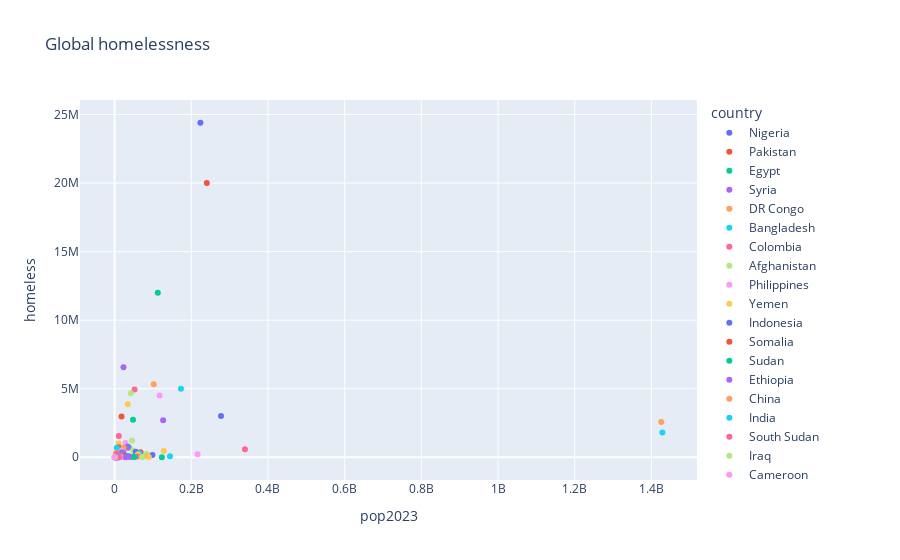

Notebook source saved alongside this figure:
### Code cell
df = pd.read_csv("/Users/rachel/Desktop/homelessness-2023.csv", low_memory=False)
fig = px.scatter(df, x='pop2023', y='homeless', title='Global homelessness',
                color="country")

fig.show()

### Figure 1 — Plotly figure (JSON) as saved in the notebook; plotly's stock layout.template omitted (floating-point values rounded to 4 significant figures)
{"data": [{"hovertemplate": "country=Nigeria<br>pop2023=%{x}<br>homeless=%{y}<extra></extra>", "legendgroup": "Nigeria", "marker": {"color": "#636efa", "symbol": "circle"}, "mode": "markers", "name": "Nigeria", "orientation": "v", "showlegend": true, "type": "scatter", "x": [223804632], "xaxis": "x", "y": [24400000], "yaxis": "y"}, {"hovertemplate": "country=Pakistan<br>pop2023=%{x}<br>homeless=%{y}<extra></extra>", "legendgroup": "Pakistan", "marker": {"color": "#EF553B", "symbol": "circle"}, "mode": "markers", "name": "Pakistan", "orientation": "v", "showlegend": true, "type": "scatter", "x": [240485658], "xaxis": "x", "y": [20000000], "yaxis": "y"}, {"hovertemplate": "country=Egypt<br>pop2023=%{x}<br>homeless=%{y}<extra></extra>", "legendgroup": "Egypt", "marker": {"color": "#00cc96", "symbol": "circle"}, "mode": "markers", "name": "Egypt", "orientation": "v", "showlegend": true, "type": "scatter", "x": [112716598], "xaxis": "x", "y": [12000000], "yaxis": "y"}, {"hovertemplate": "country=Syria<br>pop2023=%{x}<br>homeless=%{y}<extra></extra>", "legendgroup": "Syria", "marker": {"color": "#ab63fa", "symbol": "circle"}, "mode": "markers", "name": "Syria", "orientation": "v", "showlegend": true, "type": "scatter", "x": [23227014], "xaxis": "x", "y": [6568000], "yaxis": "y"}, {"hovertemplate": "country=DR Congo<br>pop2023=%{x}<br>homeless=%{y}<extra></extra>", "legendgroup": "DR Congo", "marker": {"color": "#FFA15A", "symbol": "circle"}, "mode": "markers", "name": "DR Congo", "orientation": "v", "showlegend": true, "type": "scatter", "x": [102262808], "xaxis": "x", "y": [5332000], "yaxis": "y"}, {"hovertemplate": "country=Bangladesh<br>pop2023=%{x}<br>homeless=%{y}<extra></extra>", "legendgroup": "Bangladesh", "marker": {"color": "#19d3f3", "symbol": "circle"}, "mode": "markers", "name": "Bangladesh", "orientation": "v", "showlegend": true, "type": "scatter", "x": [172954319], "xaxis": "x", "y": [5000000], "yaxis": "y"}, {"hovertemplate": "country=Colombia<br>pop2023=%{x}<br>homeless=%{y}<extra></extra>", "legendgroup": "Colombia", "marker": {"color": "#FF6692", "symbol": "circle"}, "mode": "markers", "name": "Colombia", "orientation": "v", "showlegend": true, "type": "scatter", "x": [52085168], "xaxis": "x", "y": [4943000], "yaxis": "y"}, {"hovertemplate": "country=Afghanistan<br>pop2023=%{x}<br>homeless=%{y}<extra></extra>", "legendgroup": "Afghanistan", "marker": {"color": "#B6E880", "symbol": "circle"}, "mode": "markers", "name": "Afghanistan", "orientation": "v", "showlegend": true, "type": "scatter", "x": [42239854], "xaxis": "x", "y": [4660000], "yaxis": "y"}, {"hovertemplate": "country=Philippines<br>pop2023=%{x}<br>homeless=%{y}<extra></extra>", "legendgroup": "Philippines", "marker": {"color": "#FF97FF", "symbol": "circle"}, "mode": "markers", "name": "Philippines", "orientation": "v", "showlegend": true, "type": "scatter", "x": [117337368], "xaxis": "x", "y": [4500000], "yaxis": "y"}, {"hovertemplate": "country=Yemen<br>pop2023=%{x}<br>homeless=%{y}<extra></extra>", "legendgroup": "Yemen", "marker": {"color": "#FECB52", "symbol": "circle"}, "mode": "markers", "name": "Yemen", "orientation": "v", "showlegend": true, "type": "scatter", "x": [34449825], "xaxis": "x", "y": [3858000], "yaxis": "y"}, {"hovertemplate": "country=Indonesia<br>pop2023=%{x}<br>homeless=%{y}<extra></extra>", "legendgroup": "Indonesia", "marker": {"color": "#636efa", "symbol": "circle"}, "mode": "markers", "name": "Indonesia", "orientation": "v", "showlegend": true, "type": "scatter", "x": [277534122], "xaxis": "x", "y": [3000000], "yaxis": "y"}, {"hovertemplate": "country=Somalia<br>pop2023=%{x}<br>homeless=%{y}<extra></extra>", "legendgroup": "Somalia", "marker": {"color": "#EF553B", "symbol": "circle"}, "mode": "markers", "name": "Somalia", "orientation": "v", "showlegend": true, "type": "scatter", "x": [18143378], "xaxis": "x", "y": [2968000], "yaxis": "y"}, {"hovertemplate": "country=Sudan<br>pop2023=%{x}<br>homeless=%{y}<extra></extra>", "legendgroup": "Sudan", "marker": {"color": "#00cc96", "symbol": "circle"}, "mode": "markers", "name": "Sudan", "orientation": "v", "showlegend": true, "type": "scatter", "x": [48109006], "xaxis": "x", "y": [2730000], "yaxis": "y"}, {"hovertemplate": "country=Ethiopia<br>pop2023=%{x}<br>homeless=%{y}<extra></extra>", "legendgroup": "Ethiopia", "marker": {"color": "#ab63fa", "symbol": "circle"}, "mode": "markers", "name": "Ethiopia", "orientation": "v", "showlegend": true, "type": "scatter", "x": [126527060], "xaxis": "x", "y": [2693000], "yaxis": "y"}, {"hovertemplate": "country=China<br>pop2023=%{x}<br>homeless=%{y}<extra></extra>", "legendgroup": "China", "marker": {"color": "#FFA15A", "symbol": "circle"}, "mode": "markers", "name": "China", "orientation": "v", "showlegend": true, "type": "scatter", "x": [1425671352], "xaxis": "x", "y": [2579000], "yaxis": "y"}, {"hovertemplate": "country=India<br>pop2023=%{x}<br>homeless=%{y}<extra></extra>", "legendgroup": "India", "marker": {"color": "#19d3f3", "symbol": "circle"}, "mode": "markers", "name": "India", "orientation": "v", "showlegend": true, "type": "scatter", "x": [1428627663], "xaxis": "x", "y": [1800000], "yaxis": "y"}, {"hovertemplate": "country=South Sudan<br>pop2023=%{x}<br>homeless=%{y}<extra></extra>", "legendgroup": "South Sudan", "marker": {"color": "#FF6692", "symbol": "circle"}, "mode": "markers", "name": "South Sudan", "orientation": "v", "showlegend": true, "type": "scatter", "x": [11088796], "xaxis": "x", "y": [1542000], "yaxis": "y"}, {"hovertemplate": "country=Iraq<br>pop2023=%{x}<br>homeless=%{y}<extra></extra>", "legendgroup": "Iraq", "marker": {"color": "#B6E880", "symbol": "circle"}, "mode": "markers", "name": "Iraq", "orientation": "v", "showlegend": true, "type": "scatter", "x": [45504560], "xaxis": "x", "y": [1224000], "yaxis": "y"}, {"hovertemplate": "country=Cameroon<br>pop2023=%{x}<br>homeless=%{y}<extra></extra>", "legendgroup": "Cameroon", "marker": {"color": "#FF97FF", "symbol": "circle"}, "mode": "markers", "name": "Cameroon", "orientation": "v", "showlegend": true, "type": "scatter", "x": [28647293], "xaxis": "x", "y": [1033000], "yaxis": "y"}, {"hovertemplate": "country=Honduras<br>pop2023=%{x}<br>homeless=%{y}<extra></extra>", "legendgroup": "Honduras", "marker": {"color": "#FECB52", "symbol": "circle"}, "mode": "markers", "name": "Honduras", "orientation": "v", "showlegend": true, "type": "scatter", "x": [10593798], "xaxis": "x", "y": [1000000], "yaxis": "y"}, {"hovertemplate": "country=Mozambique<br>pop2023=%{x}<br>homeless=%{y}<extra></extra>", "legendgroup": "Mozambique", "marker": {"color": "#636efa", "symbol": "circle"}, "mode": "markers", "name": "Mozambique", "orientation": "v", "showlegend": true, "type": "scatter", "x": [33897354], "xaxis": "x", "y": [769000], "yaxis": "y"}, {"hovertemplate": "country=Azerbaijan<br>pop2023=%{x}<br>homeless=%{y}<extra></extra>", "legendgroup": "Azerbaijan", "marker": {"color": "#EF553B", "symbol": "circle"}, "mode": "markers", "name": "Azerbaijan", "orientation": "v", "showlegend": true, "type": "scatter", "x": [10412651], "xaxis": "x", "y": [735000], "yaxis": "y"}, {"hovertemplate": "country=Ukraine<br>pop2023=%{x}<br>homeless=%{y}<extra></extra>", "legendgroup": "Ukraine", "marker": {"color": "#00cc96", "symbol": "circle"}, "mode": "markers", "name": "Ukraine", "orientation": "v", "showlegend": true, "type": "scatter", "x": [36744634], "xaxis": "x", "y": [734240], "yaxis": "y"}, {"hovertemplate": "country=Peru<br>pop2023=%{x}<br>homeless=%{y}<extra></extra>", "legendgroup": "Peru", "marker": {"color": "#ab63fa", "symbol": "circle"}, "mode": "markers", "name": "Peru", "orientation": "v", "showlegend": true, "type": "scatter", "x": [34352719], "xaxis": "x", "y": [700000], "yaxis": "y"}, {"hovertemplate": "country=Burkina Faso<br>pop2023=%{x}<br>homeless=%{y}<extra></extra>", "legendgroup": "Burkina Faso", "marker": {"color": "#FFA15A", "symbol": "circle"}, "mode": "markers", "name": "Burkina Faso", "orientation": "v", "showlegend": true, "type": "scatter", "x": [23251485], "xaxis": "x", "y": [700000], "yaxis": "y"}, {"hovertemplate": "country=Central African Republic<br>pop2023=%{x}<br>homeless=%{y}<extra></extra>", "legendgroup": "Central African Republic", "marker": {"color": "#19d3f3", "symbol": "circle"}, "mode": "markers", "name": "Central African Republic", "orientation": "v", "showlegend": true, "type": "scatter", "x": [5742315], "xaxis": "x", "y": [686200], "yaxis": "y"}, {"hovertemplate": "country=United States<br>pop2023=%{x}<br>homeless=%{y}<extra></extra>", "legendgroup": "United States", "marker": {"color": "#FF6692", "symbol": "circle"}, "mode": "markers", "name": "United States", "orientation": "v", "showlegend": true, "type": "scatter", "x": [339996563], "xaxis": "x", "y": [580466], "yaxis": "y"}, {"hovertemplate": "country=Uganda<br>pop2023=%{x}<br>homeless=%{y}<extra></extra>", "legendgroup": "Uganda", "marker": {"color": "#B6E880", "symbol": "circle"}, "mode": "markers", "name": "Uganda", "orientation": "v", "showlegend": true, "type": "scatter", "x": [48582334], "xaxis": "x", "y": [500000], "yaxis": "y"}, {"hovertemplate": "country=Guatemala<br>pop2023=%{x}<br>homeless=%{y}<extra></extra>", "legendgroup": "Guatemala", "marker": {"color": "#FF97FF", "symbol": "circle"}, "mode": "markers", "name": "Guatemala", "orientation": "v", "showlegend": true, "type": "scatter", "x": [18092026], "xaxis": "x", "y": [475000], "yaxis": "y"}, {"hovertemplate": "country=Mexico<br>pop2023=%{x}<br>homeless=%{y}<extra></extra>", "legendgroup": "Mexico", "marker": {"color": "#FECB52", "symbol": "circle"}, "mode": "markers", "name": "Mexico", "orientation": "v", "showlegend": true, "type": "scatter", "x": [128455567], "xaxis": "x", "y": [456000], "yaxis": "y"}, {"hovertemplate": "country=Kenya<br>pop2023=%{x}<br>homeless=%{y}<extra></extra>", "legendgroup": "Kenya", "marker": {"color": "#636efa", "symbol": "circle"}, "mode": "markers", "name": "Kenya", "orientation": "v", "showlegend": true, "type": "scatter", "x": [55100586], "xaxis": "x", "y": [394000], "yaxis": "y"}, {"hovertemplate": "country=United Kingdom<br>pop2023=%{x}<br>homeless=%{y}<extra></extra>", "legendgroup": "United Kingdom", "marker": {"color": "#EF553B", "symbol": "circle"}, "mode": "markers", "name": "United Kingdom", "orientation": "v", "showlegend": true, "type": "scatter", "x": [67736802], "xaxis": "x", "y": [365535], "yaxis": "y"}, {"hovertemplate": "country=Chad<br>pop2023=%{x}<br>homeless=%{y}<extra></extra>", "legendgroup": "Chad", "marker": {"color": "#00cc96", "symbol": "circle"}, "mode": "markers", "name": "Chad", "orientation": "v", "showlegend": true, "type": "scatter", "x": [18278568], "xaxis": "x", "y": [342680], "yaxis": "y"}, {"hovertemplate": "country=Mali<br>pop2023=%{x}<br>homeless=%{y}<extra></extra>", "legendgroup": "Mali", "marker": {"color": "#ab63fa", "symbol": "circle"}, "mode": "markers", "name": "Mali", "orientation": "v", "showlegend": true, "type": "scatter", "x": [23293698], "xaxis": "x", "y": [332700], "yaxis": "y"}, {"hovertemplate": "country=Georgia<br>pop2023=%{x}<br>homeless=%{y}<extra></extra>", "legendgroup": "Georgia", "marker": {"color": "#FFA15A", "symbol": "circle"}, "mode": "markers", "name": "Georgia", "orientation": "v", "showlegend": true, "type": "scatter", "x": [3728282], "xaxis": "x", "y": [304010], "yaxis": "y"}, {"hovertemplate": "country=France<br>pop2023=%{x}<br>homeless=%{y}<extra></extra>", "legendgroup": "France", "marker": {"color": "#19d3f3", "symbol": "circle"}, "mode": "markers", "name": "France", "orientation": "v", "showlegend": true, "type": "scatter", "x": [64756584], "xaxis": "x", "y": [300000], "yaxis": "y"}, {"hovertemplate": "country=Libya<br>pop2023=%{x}<br>homeless=%{y}<extra></extra>", "legendgroup": "Libya", "marker": {"color": "#FF6692", "symbol": "circle"}, "mode": "markers", "name": "Libya", "orientation": "v", "showlegend": true, "type": "scatter", "x": [6888388], "xaxis": "x", "y": [278000], "yaxis": "y"}, {"hovertemplate": "country=Germany<br>pop2023=%{x}<br>homeless=%{y}<extra></extra>", "legendgroup": "Germany", "marker": {"color": "#B6E880", "symbol": "circle"}, "mode": "markers", "name": "Germany", "orientation": "v", "showlegend": true, "type": "scatter", "x": [83294633], "xaxis": "x", "y": [237000], "yaxis": "y"}, {"hovertemplate": "country=Brazil<br>pop2023=%{x}<br>homeless=%{y}<extra></extra>", "legendgroup": "Brazil", "marker": {"color": "#FF97FF", "symbol": "circle"}, "mode": "markers", "name": "Brazil", "orientation": "v", "showlegend": true, "type": "scatter", "x": [216422446], "xaxis": "x", "y": [222000], "yaxis": "y"}, {"hovertemplate": "country=South Africa<br>pop2023=%{x}<br>homeless=%{y}<extra></extra>", "legendgroup": "South Africa", "marker": {"color": "#FECB52", "symbol": "circle"}, "mode": "markers", "name": "South Africa", "orientation": "v", "showlegend": true, "type": "scatter", "x": [60414495], "xaxis": "x", "y": [200000], "yaxis": "y"}, {"hovertemplate": "country=Vietnam<br>pop2023=%{x}<br>homeless=%{y}<extra></extra>", "legendgroup": "Vietnam", "marker": {"color": "#636efa", "symbol": "circle"}, "mode": "markers", "name": "Vietnam", "orientation": "v", "showlegend": true, "type": "scatter", "x": [98858950], "xaxis": "x", "y": [162000], "yaxis": "y"}, {"hovertemplate": "country=Australia<br>pop2023=%{x}<br>homeless=%{y}<extra></extra>", "legendgroup": "Australia", "marker": {"color": "#EF553B", "symbol": "circle"}, "mode": "markers", "name": "Australia", "orientation": "v", "showlegend": true, "type": "scatter", "x": [26439111], "xaxis": "x", "y": [100568], "yaxis": "y"}, {"hovertemplate": "country=Ghana<br>pop2023=%{x}<br>homeless=%{y}<extra></extra>", "legendgroup": "Ghana", "marker": {"color": "#00cc96", "symbol": "circle"}, "mode": "markers", "name": "Ghana", "orientation": "v", "showlegend": true, "type": "scatter", "x": [34121985], "xaxis": "x", "y": [100000], "yaxis": "y"}, {"hovertemplate": "country=Togo<br>pop2023=%{x}<br>homeless=%{y}<extra></extra>", "legendgroup": "Togo", "marker": {"color": "#ab63fa", "symbol": "circle"}, "mode": "markers", "name": "Togo", "orientation": "v", "showlegend": true, "type": "scatter", "x": [9053799], "xaxis": "x", "y": [100000], "yaxis": "y"}, {"hovertemplate": "country=Turkey<br>pop2023=%{x}<br>homeless=%{y}<extra></extra>", "legendgroup": "Turkey", "marker": {"color": "#FFA15A", "symbol": "circle"}, "mode": "markers", "name": "Turkey", "orientation": "v", "showlegend": true, "type": "scatter", "x": [85816199], "xaxis": "x", "y": [70000], "yaxis": "y"}, {"hovertemplate": "country=Russia<br>pop2023=%{x}<br>homeless=%{y}<extra></extra>", "legendgroup": "Russia", "marker": {"color": "#19d3f3", "symbol": "circle"}, "mode": "markers", "name": "Russia", "orientation": "v", "showlegend": true, "type": "scatter", "x": [144444359], "xaxis": "x", "y": [64000], "yaxis": "y"}, {"hovertemplate": "country=Italy<br>pop2023=%{x}<br>homeless=%{y}<extra></extra>", "legendgroup": "Italy", "marker": {"color": "#FF6692", "symbol": "circle"}, "mode": "markers", "name": "Italy", "orientation": "v", "showlegend": true, "type": "scatter", "x": [58870762], "xaxis": "x", "y": [50724], "yaxis": "y"}, {"hovertemplate": "country=Greece<br>pop2023=%{x}<br>homeless=%{y}<extra></extra>", "legendgroup": "Greece", "marker": {"color": "#B6E880", "symbol": "circle"}, "mode": "markers", "name": "Greece", "orientation": "v", "showlegend": true, "type": "scatter", "x": [10341277], "xaxis": "x", "y": [40000], "yaxis": "y"}, {"hovertemplate": "country=Haiti<br>pop2023=%{x}<br>homeless=%{y}<extra></extra>", "legendgroup": "Haiti", "marker": {"color": "#FF97FF", "symbol": "circle"}, "mode": "markers", "name": "Haiti", "orientation": "v", "showlegend": true, "type": "scatter", "x": [11724763], "xaxis": "x", "y": [37867], "yaxis": "y"}, {"hovertemplate": "country=Netherlands<br>pop2023=%{x}<br>homeless=%{y}<extra></extra>", "legendgroup": "Netherlands", "marker": {"color": "#FECB52", "symbol": "circle"}, "mode": "markers", "name": "Netherlands", "orientation": "v", "showlegend": true, "type": "scatter", "x": [17618299], "xaxis": "x", "y": [36000], "yaxis": "y"}, {"hovertemplate": "country=Sweden<br>pop2023=%{x}<br>homeless=%{y}<extra></extra>", "legendgroup": "Sweden", "marker": {"color": "#636efa", "symbol": "circle"}, "mode": "markers", "name": "Sweden", "orientation": "v", "showlegend": true, "type": "scatter", "x": [10612086], "xaxis": "x", "y": [34000], "yaxis": "y"}, {"hovertemplate": "country=Poland<br>pop2023=%{x}<br>homeless=%{y}<extra></extra>", "legendgroup": "Poland", "marker": {"color": "#EF553B", "symbol": "circle"}, "mode": "markers", "name": "Poland", "orientation": "v", "showlegend": true, "type": "scatter", "x": [41026067], "xaxis": "x", "y": [30330], "yaxis": "y"}, {"hovertemplate": "country=Spain<br>pop2023=%{x}<br>homeless=%{y}<extra></extra>", "legendgroup": "Spain", "marker": {"color": "#00cc96", "symbol": "circle"}, "mode": "markers", "name": "Spain", "orientation": "v", "showlegend": true, "type": "scatter", "x": [47519628], "xaxis": "x", "y": [30000], "yaxis": "y"}, {"hovertemplate": "country=Canada<br>pop2023=%{x}<br>homeless=%{y}<extra></extra>", "legendgroup": "Canada", "marker": {"color": "#ab63fa", "symbol": "circle"}, "mode": "markers", "name": "Canada", "orientation": "v", "showlegend": true, "type": "scatter", "x": [38781291], "xaxis": "x", "y": [30000], "yaxis": "y"}, {"hovertemplate": "country=Hungary<br>pop2023=%{x}<br>homeless=%{y}<extra></extra>", "legendgroup": "Hungary", "marker": {"color": "#FFA15A", "symbol": "circle"}, "mode": "markers", "name": "Hungary", "orientation": "v", "showlegend": true, "type": "scatter", "x": [10156239], "xaxis": "x", "y": [30000], "yaxis": "y"}, {"hovertemplate": "country=Israel<br>pop2023=%{x}<br>homeless=%{y}<extra></extra>", "legendgroup": "Israel", "marker": {"color": "#19d3f3", "symbol": "circle"}, "mode": "markers", "name": "Israel", "orientation": "v", "showlegend": true, "type": "scatter", "x": [9174520], "xaxis": "x", "y": [25000], "yaxis": "y"}, {"hovertemplate": "country=Czech Republic<br>pop2023=%{x}<br>homeless=%{y}<extra></extra>", "legendgroup": "Czech Republic", "marker": {"color": "#FF6692", "symbol": "circle"}, "mode": "markers", "name": "Czech Republic", "orientation": "v", "showlegend": true, "type": "scatter", "x": [10495295], "xaxis": "x", "y": [23830], "yaxis": "y"}, {"hovertemplate": "country=Austria<br>pop2023=%{x}<br>homeless=%{y}<extra></extra>", "legendgroup": "Austria", "marker": {"color": "#B6E880", "symbol": "circle"}, "mode": "markers", "name": "Austria", "orientation": "v", "showlegend": true, "type": "scatter", "x": [8958960], "xaxis": "x", "y": [22580], "yaxis": "y"}, {"hovertemplate": "country=Serbia<br>pop2023=%{x}<br>homeless=%{y}<extra></extra>", "legendgroup": "Serbia", "marker": {"color": "#FF97FF", "symbol": "circle"}, "mode": "markers", "name": "Serbia", "orientation": "v", "showlegend": true, "type": "scatter", "x": [7149077], "xaxis": "x", "y": [20000], "yaxis": "y"}, {"hovertemplate": "country=Iran<br>pop2023=%{x}<br>homeless=%{y}<extra></extra>", "legendgroup": "Iran", "marker": {"color": "#FECB52", "symbol": "circle"}, "mode": "markers", "name": "Iran", "orientation": "v", "showlegend": true, "type": "scatter", "x": [89172767], "xaxis": "x", "y": [15000], "yaxis": "y"}, {"hovertemplate": "country=Romania<br>pop2023=%{x}<br>homeless=%{y}<extra></extra>", "legendgroup": "Romania", "marker": {"color": "#636efa", "symbol": "circle"}, "mode": "markers", "name": "Romania", "orientation": "v", "showlegend": true, "type": "scatter", "x": [19892812], "xaxis": "x", "y": [15000], "yaxis": "y"}, {"hovertemplate": "country=Chile<br>pop2023=%{x}<br>homeless=%{y}<extra></extra>", "legendgroup": "Chile", "marker": {"color": "#EF553B", "symbol": "circle"}, "mode": "markers", "name": "Chile", "orientation": "v", "showlegend": true, "type": "scatter", "x": [19629590], "xaxis": "x", "y": [14013], "yaxis": "y"}, {"hovertemplate": "country=South Korea<br>pop2023=%{x}<br>homeless=%{y}<extra></extra>", "legendgroup": "South Korea", "marker": {"color": "#00cc96", "symbol": "circle"}, "mode": "markers", "name": "South Korea", "orientation": "v", "showlegend": true, "type": "scatter", "x": [51784059], "xaxis": "x", "y": [11340], "yaxis": "y"}, {"hovertemplate": "country=Zimbabwe<br>pop2023=%{x}<br>homeless=%{y}<extra></extra>", "legendgroup": "Zimbabwe", "marker": {"color": "#ab63fa", "symbol": "circle"}, "mode": "markers", "name": "Zimbabwe", "orientation": "v", "showlegend": true, "type": "scatter", "x": [16665409], "xaxis": "x", "y": [10000], "yaxis": "y"}, {"hovertemplate": "country=Portugal<br>pop2023=%{x}<br>homeless=%{y}<extra></extra>", "legendgroup": "Portugal", "marker": {"color": "#FFA15A", "symbol": "circle"}, "mode": "markers", "name": "Portugal", "orientation": "v", "showlegend": true, "type": "scatter", "x": [10247605], "xaxis": "x", "y": [8209], "yaxis": "y"}, {"hovertemplate": "country=Ireland<br>pop2023=%{x}<br>homeless=%{y}<extra></extra>", "legendgroup": "Ireland", "marker": {"color": "#19d3f3", "symbol": "circle"}, "mode": "markers", "name": "Ireland", "orientation": "v", "showlegend": true, "type": "scatter", "x": [5056935], "xaxis": "x", "y": [8014], "yaxis": "y"}, {"hovertemplate": "country=Latvia<br>pop2023=%{x}<br>homeless=%{y}<extra></extra>", "legendgroup": "Latvia", "marker": {"color": "#FF6692", "symbol": "circle"}, "mode": "markers", "name": "Latvia", "orientation": "v", "showlegend": true, "type": "scatter", "x": [1830211], "xaxis": "x", "y": [6877], "yaxis": "y"}, {"hovertemplate": "country=Denmark<br>pop2023=%{x}<br>homeless=%{y}<extra></extra>", "legendgroup": "Denmark", "marker": {"color": "#B6E880", "symbol": "circle"}, "mode": "markers", "name": "Denmark", "orientation": "v", "showlegend": true, "type": "scatter", "x": [5910913], "xaxis": "x", "y": [6431], "yaxis": "y"}, {"hovertemplate": "country=Kazakhstan<br>pop2023=%{x}<br>homeless=%{y}<extra></extra>", "legendgroup": "Kazakhstan", "marker": {"color": "#FF97FF", "symbol": "circle"}, "mode": "markers", "name": "Kazakhstan", "orientation": "v", "showlegend": true, "type": "scatter", "x": [19606633], "xaxis": "x", "y": [5500], "yaxis": "y"}, {"hovertemplate": "country=New Zealand<br>pop2023=%{x}<br>homeless=%{y}<extra></extra>", "legendgroup": "New Zealand", "marker": {"color": "#FECB52", "symbol": "circle"}, "mode": "markers", "name": "New Zealand", "orientation": "v", "showlegend": true, "type": "scatter", "x": [5228100], "xaxis": "x", "y": [5031], "yaxis": "y"}, {"hovertemplate": "country=Finland<br>pop2023=%{x}<br>homeless=%{y}<extra></extra>", "legendgroup": "Finland", "marker": {"color": "#636efa", "symbol": "circle"}, "mode": "markers", "name": "Finland", "orientation": "v", "showlegend": true, "type": "scatter", "x": [5545475], "xaxis": "x", "y": [4886], "yaxis": "y"}, {"hovertemplate": "country=Lithuania<br>pop2023=%{x}<br>homeless=%{y}<extra></extra>", "legendgroup": "Lithuania", "marker": {"color": "#EF553B", "symbol": "circle"}, "mode": "markers", "name": "Lithuania", "orientation": "v", "showlegend": true, "type": "scatter", "x": [2718352], "xaxis": "x", "y": [4024], "yaxis": "y"}, {"hovertemplate": "country=Japan<br>pop2023=%{x}<br>homeless=%{y}<extra></extra>", "legendgroup": "Japan", "marker": {"color": "#00cc96", "symbol": "circle"}, "mode": "markers", "name": "Japan", "orientation": "v", "showlegend": true, "type": "scatter", "x": [123294513], "xaxis": "x", "y": [3992], "yaxis": "y"}, {"hovertemplate": "country=Norway<br>pop2023=%{x}<br>homeless=%{y}<extra></extra>", "legendgroup": "Norway", "marker": {"color": "#ab63fa", "symbol": "circle"}, "mode": "markers", "name": "Norway", "orientation": "v", "showlegend": true, "type": "scatter", "x": [5474360], "xaxis": "x", "y": [3909], "yaxis": "y"}, {"hovertemplate": "country=Slovenia<br>pop2023=%{x}<br>homeless=%{y}<extra></extra>", "legendgroup": "Slovenia", "marker": {"color": "#FFA15A", "symbol": "circle"}, "mode": "markers", "name": "Slovenia", "orientation": "v", "showlegend": true, "type": "scatter", "x": [2119675], "xaxis": "x", "y": [3799], "yaxis": "y"}, {"hovertemplate": "country=Costa Rica<br>pop2023=%{x}<br>homeless=%{y}<extra></extra>", "legendgroup": "Costa Rica", "marker": {"color": "#19d3f3", "symbol": "circle"}, "mode": "markers", "name": "Costa Rica", "orientation": "v", "showlegend": true, "type": "scatter", "x": [5212173], "xaxis": "x", "y": [3387], "yaxis": "y"}, {"hovertemplate": "country=Croatia<br>pop2023=%{x}<br>homeless=%{y}<extra></extra>", "legendgroup": "Croatia", "marker": {"color": "#FF6692", "symbol": "circle"}, "mode": "markers", "name": "Croatia", "orientation": "v", "showlegend": true, "type": "scatter", "x": [4008617], "xaxis": "x", "y": [3000], "yaxis": "y"}, {"hovertemplate": "country=Thailand<br>pop2023=%{x}<br>homeless=%{y}<extra></extra>", "legendgroup": "Thailand", "marker": {"color": "#B6E880", "symbol": "circle"}, "mode": "markers", "name": "Thailand", "orientation": "v", "showlegend": true, "type": "scatter", "x": [71801279], "xaxis": "x", "y": [2700], "yaxis": "y"}, {"hovertemplate": "country=Switzerland<br>pop2023=%{x}<br>homeless=%{y}<extra></extra>", "legendgroup": "Switzerland", "marker": {"color": "#FF97FF", "symbol": "circle"}, "mode": "markers", "name": "Switzerland", "orientation": "v", "showlegend": true, "type": "scatter", "x": [8796669], "xaxis": "x", "y": [2200], "yaxis": "y"}, {"hovertemplate": "country=Luxembourg<br>pop2023=%{x}<br>homeless=%{y}<extra></extra>", "legendgroup": "Luxembourg", "marker": {"color": "#FECB52", "symbol": "circle"}, "mode": "markers", "name": "Luxembourg", "orientation": "v", "showlegend": true, "type": "scatter", "x": [654768], "xaxis": "x", "y": [2059], "yaxis": "y"}, {"hovertemplate": "country=Estonia<br>pop2023=%{x}<br>homeless=%{y}<extra></extra>", "legendgroup": "Estonia", "marker": {"color": "#636efa", "symbol": "circle"}, "mode": "markers", "name": "Estonia", "orientation": "v", "showlegend": true, "type": "scatter", "x": [1322765], "xaxis": "x", "y": [2000], "yaxis": "y"}, {"hovertemplate": "country=Hong Kong<br>pop2023=%{x}<br>homeless=%{y}<extra></extra>", "legendgroup": "Hong Kong", "marker": {"color": "#EF553B", "symbol": "circle"}, "mode": "markers", "name": "Hong Kong", "orientation": "v", "showlegend": true, "type": "scatter", "x": [7491609], "xaxis": "x", "y": [1800], "yaxis": "y"}, {"hovertemplate": "country=Iceland<br>pop2023=%{x}<br>homeless=%{y}<extra></extra>", "legendgroup": "Iceland", "marker": {"color": "#00cc96", "symbol": "circle"}, "mode": "markers", "name": "Iceland", "orientation": "v", "showlegend": true, "type": "scatter", "x": [375318], "xaxis": "x", "y": [349], "yaxis": "y"}, {"hovertemplate": "country=Ivory Coast<br>pop2023=%{x}<br>homeless=%{y}<extra></extra>", "legendgroup": "Ivory Coast", "marker": {"color": "#ab63fa", "symbol": "circle"}, "mode": "markers", "name": "Ivory Coast", "orientation": "v", "showlegend": true, "type": "scatter", "x": [28873034], "xaxis": "x", "y": [117], "yaxis": "y"}, {"hovertemplate": "country=Grenada<br>pop2023=%{x}<br>homeless=%{y}<extra></extra>", "legendgroup": "Grenada", "marker": {"color": "#FFA15A", "symbol": "circle"}, "mode": "markers", "name": "Grenada", "orientation": "v", "showlegend": true, "type": "scatter", "x": [126183], "xaxis": "x", "y": [68], "yaxis": "y"}, {"hovertemplate": "country=Jordan<br>pop2023=%{x}<br>homeless=%{y}<extra></extra>", "legendgroup": "Jordan", "marker": {"color": "#19d3f3", "symbol": "circle"}, "mode": "markers", "name": "Jordan", "orientation": "v", "showlegend": true, "type": "scatter", "x": [11337052], "xaxis": "x", "y": [0], "yaxis": "y"}, {"hovertemplate": "country=Cuba<br>pop2023=%{x}<br>homeless=%{y}<extra></extra>", "legendgroup": "Cuba", "marker": {"color": "#FF6692", "symbol": "circle"}, "mode": "markers", "name": "Cuba", "orientation": "v", "showlegend": true, "type": "scatter", "x": [11194449], "xaxis": "x", "y": [0], "yaxis": "y"}, {"hovertemplate": "country=Bhutan<br>pop2023=%{x}<br>homeless=%{y}<extra></extra>", "legendgroup": "Bhutan", "marker": {"color": "#B6E880", "symbol": "circle"}, "mode": "markers", "name": "Bhutan", "orientation": "v", "showlegend": true, "type": "scatter", "x": [787424], "xaxis": "x", "y": [0], "yaxis": "y"}, {"hovertemplate": "country=Liechtenstein<br>pop2023=%{x}<br>homeless=%{y}<extra></extra>", "legendgroup": "Liechtenstein", "marker": {"color": "#FF97FF", "symbol": "circle"}, "mode": "markers", "name": "Liechtenstein", "orientation": "v", "showlegend": true, "type": "scatter", "x": [39584], "xaxis": "x", "y": [0], "yaxis": "y"}], "layout": {"legend": {"title": {"text": "country"}, "tracegroupgap": 0}, "title": {"text": "Global homelessness"}, "xaxis": {"anchor": "y", "domain": [0, 1], "title": {"text": "pop2023"}}, "yaxis": {"anchor": "x", "domain": [0, 1], "title": {"text": "homeless"}}}}
